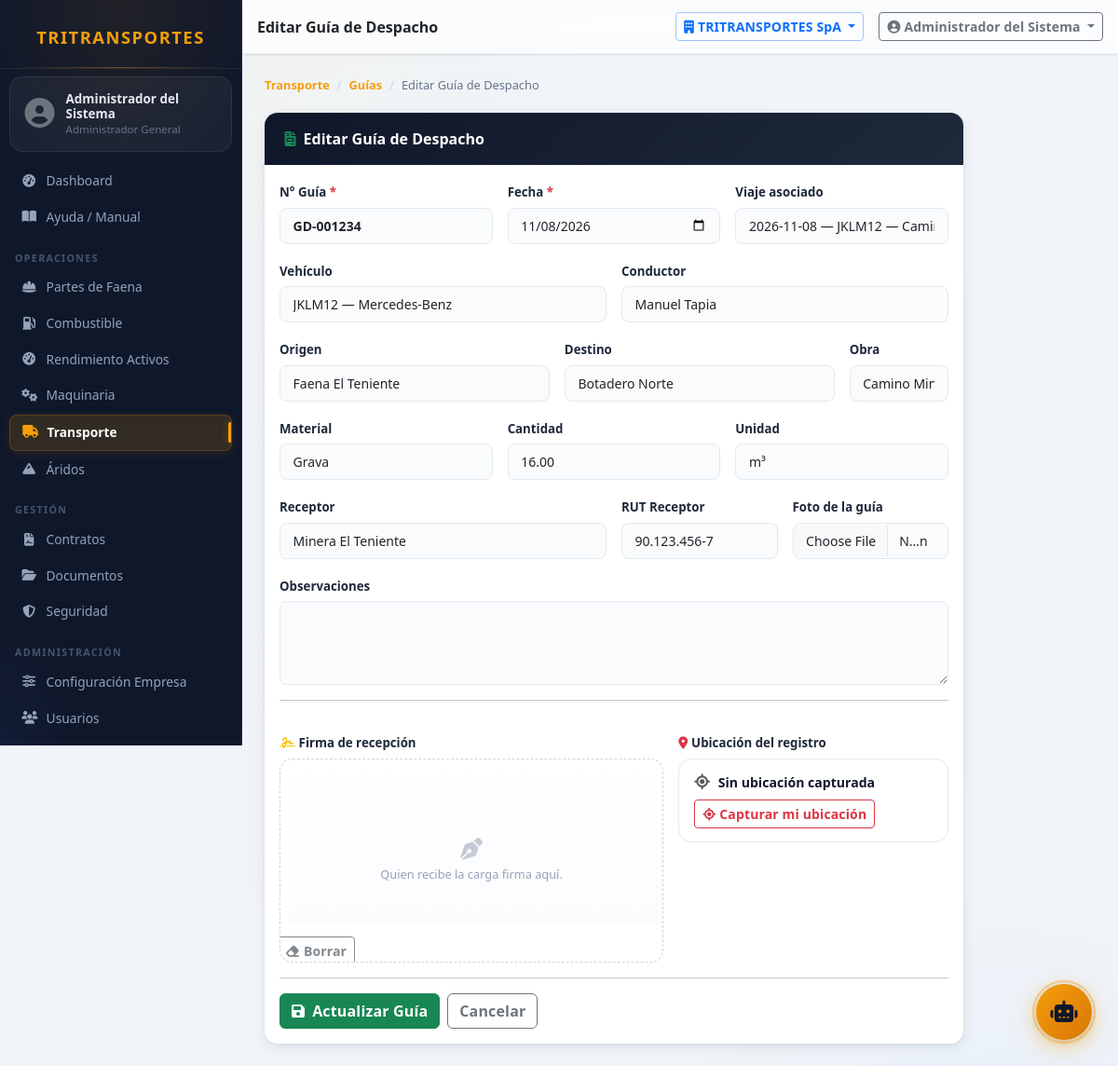
The page /modules/transporte/guia?id=1 (signed in) on the database its author committed.
### tables this page shows
CREATE TABLE IF NOT EXISTS guias_despacho (
    id              INT UNSIGNED AUTO_INCREMENT PRIMARY KEY,
    empresa_id      INT UNSIGNED NOT NULL,
    viaje_id        INT UNSIGNED,
    obra_id         INT UNSIGNED,
    numero_guia     VARCHAR(50) NOT NULL,
    fecha           DATE NOT NULL,
    vehiculo_id     INT UNSIGNED,
    conductor_id    INT UNSIGNED,
    material_id     INT UNSIGNED,
    cantidad        DECIMAL(10,2),
    unidad          VARCHAR(30),
    origen          VARCHAR(200),
    destino         VARCHAR(200),
    receptor        VARCHAR(150),
    rut_receptor    VARCHAR(12),
    observaciones   TEXT,
    foto_ruta       VARCHAR(255),
    creado_por      INT UNSIGNED,
    created_at      DATETIME NOT NULL DEFAULT CURRENT_TIMESTAMP,
    CONSTRAINT fk_guia_emp  FOREIGN KEY (empresa_id)  REFERENCES empresas(id),
    CONSTRAINT fk_guia_viaj FOREIGN KEY (viaje_id)    REFERENCES viajes(id)      ON DELETE SET NULL,
    CONSTRAINT fk_guia_obra FOREIGN KEY (obra_id)     REFERENCES obras(id)       ON DELETE SET NULL,
    CONSTRAINT fk_guia_veh  FOREIGN KEY (vehiculo_id) REFERENCES vehiculos(id)   ON DELETE SET NULL,
    CONSTRAINT fk_guia_cond FOREIGN KEY (conductor_id)REFERENCES conductores(id) ON DELETE SET NULL,
    CONSTRAINT fk_guia_mat  FOREIGN KEY (material_id) REFERENCES materiales(id)  ON DELETE SET NULL,
    CONSTRAINT fk_guia_usr  FOREIGN KEY (creado_por)  REFERENCES usuarios(id)    ON DELETE SET NULL,
    INDEX idx_guia_emp_f  (empresa_id, fecha),
    INDEX idx_guia_num    (numero_guia),
    INDEX idx_guia_obra   (obra_id)
);

CREATE TABLE IF NOT EXISTS vehiculos (
    id           INT UNSIGNED AUTO_INCREMENT PRIMARY KEY,
    empresa_id   INT UNSIGNED NOT NULL,
    patente      VARCHAR(10)  NOT NULL,
    marca        VARCHAR(60),
    modelo       VARCHAR(80),
    anio         SMALLINT UNSIGNED,
    categoria_id INT UNSIGNED,
    color        VARCHAR(40),
    odometro     INT UNSIGNED DEFAULT 0,
    activo       TINYINT(1)   NOT NULL DEFAULT 1,
    created_at   DATETIME     NOT NULL DEFAULT CURRENT_TIMESTAMP,
    updated_at   DATETIME     NOT NULL DEFAULT CURRENT_TIMESTAMP ON UPDATE CURRENT_TIMESTAMP,
    UNIQUE KEY uq_patente (empresa_id, patente),
    CONSTRAINT fk_veh_emp  FOREIGN KEY (empresa_id)   REFERENCES empresas(id),
    CONSTRAINT fk_veh_cat  FOREIGN KEY (categoria_id) REFERENCES categorias_vehiculo(id) ON DELETE SET NULL
);

CREATE TABLE IF NOT EXISTS obras (
    id          INT UNSIGNED AUTO_INCREMENT PRIMARY KEY,
    empresa_id  INT UNSIGNED NOT NULL,
    nombre      VARCHAR(150) NOT NULL,
    codigo      VARCHAR(30),
    cliente_id  INT UNSIGNED,
    descripcion TEXT,
    fecha_inicio DATE,
    fecha_termino DATE,
    estado      ENUM('activa','pausada','finalizada') NOT NULL DEFAULT 'activa',
    lat         DECIMAL(10,7),
    lng         DECIMAL(10,7),
    activo      TINYINT(1)   NOT NULL DEFAULT 1,
    created_at  DATETIME     NOT NULL DEFAULT CURRENT_TIMESTAMP,
    updated_at  DATETIME     NOT NULL DEFAULT CURRENT_TIMESTAMP ON UPDATE CURRENT_TIMESTAMP,
    CONSTRAINT fk_obra_emp FOREIGN KEY (empresa_id) REFERENCES empresas(id),
    CONSTRAINT fk_obra_cli FOREIGN KEY (cliente_id) REFERENCES clientes(id) ON DELETE SET NULL
);

CREATE TABLE IF NOT EXISTS materiales (
    id             INT UNSIGNED AUTO_INCREMENT PRIMARY KEY,
    nombre         VARCHAR(100) NOT NULL,
    unidad_medida  VARCHAR(20)  NOT NULL DEFAULT 'm3',
    activo         TINYINT(1)   NOT NULL DEFAULT 1,
    UNIQUE KEY uq_nombre (nombre)
);

### core/Helpers.php (called while the page is built, shortened)
<?php
function h(mixed $s): string {
    return htmlspecialchars((string)$s, ENT_QUOTES | ENT_HTML5, 'UTF-8');
}
function getInt(string $key, int $default = 0): int {
    return isset($_GET[$key]) ? (int)$_GET[$key] : $default;
}

### core/Auth.php (called while the page is built, shortened)
<?php
class Auth {
    public static function empresaId(): int {
        return (int)($_SESSION['empresa_id'] ?? 0);
    }
}

### core/Tenant.php (called while the page is built, shortened)
<?php
class Tenant
{
    private static bool $ocupado = false;
    private static ?array $tablasTenant = null;
    public static function tablasTenant(): array
    {
        if (self::$tablasTenant !== null) return self::$tablasTenant;
        $cache = ROOT . '/logs/.tenant_tablas.php';
        try {
            $filas = DB::all(
                "SELECT TABLE_NAME AS t FROM information_schema.COLUMNS
                 WHERE TABLE_SCHEMA = DATABASE() AND COLUMN_NAME = 'empresa_id'"
            );
            $lista = array_column($filas, 't');
        } catch (Throwable) {
            $lista = [];
        }
        return self::$tablasTenant = $lista;
    }
    public static function revisar(string $sql): ?string
    {
        $limpio = self::normalizar($sql);
        $verbo  = strtoupper(strtok(ltrim($limpio), " \t\n("));
        $tablas = self::tablasReferenciadas($limpio, $verbo);
        $sensibles = array_intersect($tablas, self::tablasTenant());
        if (!$sensibles) return null;
        if (stripos($limpio, 'empresa_id') !== false) return null;
        return 'Consulta sobre ' . implode(', ', $sensibles) . ' sin filtro empresa_id';
    }
    public static function verificar(string $sql): void
    {
        $modo = defined('TENANT_MODO') ? TENANT_MODO : 'auditar';
        if ($modo === 'off' || self::$ocupado) return;
        self::$ocupado = true;
        try {
            $motivo = self::revisar($sql);
            if ($motivo === null) return;
        } finally {
            self::$ocupado = false;
        }
    }
    public static function normalizar(string $sql): string
    {
        $sql = preg_replace('/--[^\n]*/', ' ', $sql);
        $sql = preg_replace('/\/\*.*?\*\//s', ' ', $sql);
        return trim(preg_replace('/\s+/', ' ', $sql));
    }
    public static function tablasReferenciadas(string $sql, string $verbo): array
    {
        $tablas = [];
        $cte = [];
        if (preg_match_all('/\b([a-z_][a-z0-9_]*)\s+AS\s*\(/i', $sql, $m)) {
            $cte = array_map('strtolower', $m[1]);
        }
        $patrones = [
            '/\bFROM\s+`?([a-z_][a-z0-9_]*)`?/i',
            '/\bJOIN\s+`?([a-z_][a-z0-9_]*)`?/i',
            '/\bUPDATE\s+`?([a-z_][a-z0-9_]*)`?/i',
            '/\bINSERT\s+INTO\s+`?([a-z_][a-z0-9_]*)`?/i',
        ];
        foreach ($patrones as $p) {
            if (preg_match_all($p, $sql, $m)) {
                foreach ($m[1] as $t) {
                    $t = strtolower($t);
                    $tablas[] = $t;
                }
            }
        }
        return array_values(array_unique($tablas));
    }
}

### config/database.php (called while the page is built, shortened)
<?php
class DB {
    private static ?PDO $pdo = null;
    public static function conn(): PDO {
        if (self::$pdo === null) {
            $dsn = sprintf('mysql:host=%s;port=%s;dbname=%s;charset=%s', DB_HOST, DB_PORT, DB_NAME, DB_CHARSET);
            self::$pdo = new PDO($dsn, DB_USER, DB_PASS, [
                PDO::ATTR_ERRMODE            => PDO::ERRMODE_EXCEPTION,
                PDO::ATTR_DEFAULT_FETCH_MODE => PDO::FETCH_ASSOC,
                PDO::ATTR_EMULATE_PREPARES   => false,
            ]);
        }
        return self::$pdo;
    }
    public static function run(string $sql, array $p = []): PDOStatement {
        if (class_exists('Tenant')) {
            Tenant::verificar($sql);
        }
        $stmt = self::conn()->prepare($sql);
        $stmt->execute($p);
        return $stmt;
    }
    public static function all(string $sql, array $p = []): array {
        return self::run($sql, $p)->fetchAll();
    }
    public static function one(string $sql, array $p = []): array|false {
        return self::run($sql, $p)->fetch();
    }
}

### modules/transporte/guia.php (the view, shortened to what this page needs)
<?php
$emp  = Auth::empresaId();
$id   = getInt('id');
$edit = $id > 0;
$r    = [];
if ($edit) {
    $r = DB::one("SELECT * FROM guias_despacho WHERE id=? AND empresa_id=?", [$id, $emp]);
}
$vehiculos  = DB::all("SELECT v.id, v.patente, v.marca FROM vehiculos v WHERE v.empresa_id=? AND v.activo=1 ORDER BY v.patente", [$emp]);
$conductores= DB::all("SELECT c.id, CONCAT(t.nombre,' ',t.apellido) AS nombre FROM conductores c INNER JOIN trabajadores t ON t.id=c.trabajador_id WHERE t.empresa_id=? AND c.activo=1 ORDER BY t.apellido", [$emp]);
$obras      = DB::all("SELECT id, nombre FROM obras WHERE empresa_id=? AND activo=1 ORDER BY nombre", [$emp]);
$materiales = DB::all("SELECT id, nombre FROM materiales WHERE activo=1 ORDER BY nombre", []);
$viajes     = DB::all(
    "SELECT v.id, CONCAT(v.fecha,' — ',ve.patente,' — ',o.nombre) AS label
     FROM viajes v
     LEFT JOIN vehiculos ve ON ve.id=v.vehiculo_id
     LEFT JOIN obras     o  ON o.id=v.obra_id
     WHERE v.empresa_id=? AND v.estado IN ('programado','en_ruta','completado')
     ORDER BY v.fecha DESC LIMIT 100", [$emp]);
$pageTitle = $edit ? 'Editar Guía de Despacho' : 'Nueva Guía de Despacho';
include ROOT . '/includes/header.php';
?>
<nav aria-label="breadcrumb"><ol class="breadcrumb">
    <li class="breadcrumb-item"><a href="index">Transporte</a></li>
    <li class="breadcrumb-item"><a href="guias">Guías</a></li>
    <li class="breadcrumb-item active"><?= h($pageTitle) ?></li>
</ol></nav>
<div class="card form-card" style="max-width:750px">
    <div class="card-header">
        <strong><i class="fas fa-file-invoice text-success me-2"></i><?= h($pageTitle) ?></strong>
    </div>
    <div class="card-body">
        <form method="POST" enctype="multipart/form-data" data-offline="1">
            <div class="row g-3">
                <div class="col-md-4">
                    <label class="form-label">N° Guía <span class="text-danger">*</span></label>
                    <input type="text" name="numero_guia" class="form-control fw-bold" required
                           maxlength="50" value="<?= h($r['numero_guia'] ?? '') ?>" placeholder="Ej: 000123">
                </div>
                <div class="col-md-4">
                    <label class="form-label">Fecha <span class="text-danger">*</span></label>
                    <input type="date" name="fecha" class="form-control" required value="<?= h($r['fecha'] ?? date('Y-m-d')) ?>">
                </div>
                <div class="col-md-4">
                    <label class="form-label">Viaje asociado</label>
                    <select name="viaje_id" class="form-select">
                        <?php foreach ($viajes as $v): ?>
                            <option value="<?= $v['id'] ?>" <?= ($r['viaje_id'] ?? '') == $v['id'] ? 'selected' : '' ?>>
                                <?= h($v['label']) ?>
                            </option>
                        <?php endforeach; ?>
                    </select>
                </div>
                <div class="col-md-6">
                    <label class="form-label">Vehículo</label>
                    <select name="vehiculo_id" class="form-select">
                        <?php foreach ($vehiculos as $v): ?>
                            <option value="<?= $v['id'] ?>" <?= ($r['vehiculo_id'] ?? '') == $v['id'] ? 'selected' : '' ?>>
                                <?= h($v['patente'] . ' — ' . $v['marca']) ?>
                            </option>
                        <?php endforeach; ?>
                    </select>
                </div>
                <div class="col-md-6">
                    <label class="form-label">Conductor</label>
                    <select name="conductor_id" class="form-select">
                        <?php foreach ($conductores as $c): ?>
                            <option value="<?= $c['id'] ?>" <?= ($r['conductor_id'] ?? '') == $c['id'] ? 'selected' : '' ?>>
                                <?= h($c['nombre']) ?>
                            </option>
                        <?php endforeach; ?>
                    </select>
                </div>
                <div class="col-md-5">
                    <label class="form-label">Origen</label>
                    <input type="text" name="origen" class="form-control" maxlength="200" value="<?= h($r['origen'] ?? '') ?>">
                </div>
                <div class="col-md-5">
                    <label class="form-label">Destino</label>
                    <input type="text" name="destino" class="form-control" maxlength="200" value="<?= h($r['destino'] ?? '') ?>">
                </div>
                <div class="col-md-2">
                    <label class="form-label">Obra</label>
                    <select name="obra_id" class="form-select">
                        <?php foreach ($obras as $o): ?>
                            <option value="<?= $o['id'] ?>" <?= ($r['obra_id'] ?? '') == $o['id'] ? 'selected' : '' ?>><?= h($o['nombre']) ?></option>
                        <?php endforeach; ?>
                    </select>
                </div>
                <div class="col-md-4">
                    <label class="form-label">Material</label>
                    <select name="material_id" class="form-select">
                        <?php foreach ($materiales as $m): ?>
                            <option value="<?= $m['id'] ?>" <?= ($r['material_id'] ?? '') == $m['id'] ? 'selected' : '' ?>>
                                <?= h($m['nombre']) ?>
                            </option>
                        <?php endforeach; ?>
                    </select>
                </div>
                <div class="col-md-4">
                    <label class="form-label">Cantidad</label>
                    <input type="number" name="cantidad" class="form-control" min="0" step="0.01"
                           value="<?= h($r['cantidad'] ?? '') ?>">
                </div>
                <div class="col-md-4">
                    <label class="form-label">Unidad</label>
                    <select name="unidad" class="form-select">
                        <?php foreach (['' => '—', 'ton' => 'Toneladas', 'm3' => 'm³', 'unidad' => 'Unidades', 'viaje' => 'Viaje'] as $v => $l): ?>
                            <option value="<?= $v ?>" <?= ($r['unidad'] ?? '') === $v ? 'selected' : '' ?>><?= $l ?></option>
                        <?php endforeach; ?>
                    </select>
                </div>
                <div class="col-md-6">
                    <label class="form-label">Receptor</label>
                    <input type="text" name="receptor" class="form-control" maxlength="150" value="<?= h($r['receptor'] ?? '') ?>">
                </div>
                <div class="col-md-3">
                    <label class="form-label">RUT Receptor</label>
                    <input type="text" name="rut_receptor" class="form-control" maxlength="12"
                           value="<?= h($r['rut_receptor'] ?? '') ?>" placeholder="12.345.678-9">
                </div>
                <div class="col-md-3">
                    <label class="form-label">Foto de la guía</label>
                    <input type="file" name="foto" class="form-control" accept="image/*" capture="environment">
                </div>
                <div class="col-12">
                    <label class="form-label">Observaciones</label>
                    <textarea name="observaciones" class="form-control" rows="2" maxlength="500"><?= h($r['observaciones'] ?? '') ?></textarea>
                </div>
            </div>
            <hr class="my-3">
            <?php
                include ROOT . '/includes/firma_gps.php';
            ?>
            <hr class="my-3">
            <div class="d-flex gap-2 form-acciones">
                <button type="submit" class="btn btn-success">
                    <i class="fas fa-save me-2"></i><?= $edit ? 'Actualizar Guía' : 'Registrar Guía' ?>
                </button>
                <a href="guias" class="btn btn-outline-secondary">Cancelar</a>
            </div>
        </form>
    </div>
</div>
<?php include ROOT . '/includes/footer.php'; ?>

### rows shown on the page
guias_despacho: numero_guia "GD-001234", fecha "11/08/2026", viaje_id "2026-11-08 — JKLM12 — Camino Minero El Teniente", vehiculo_id "JKLM12 — Mercedes-Benz", conductor_id "Manuel Tapia", origen "Faena El Teniente", destino "Botadero Norte", obra_id "Camino Minero El Teniente", material_id "Grava", cantidad "16.00", unidad "m³", receptor "Minera El Teniente", rut_receptor "90.123.456-7"

### other values the page prints
Auth::user()['nombre'] "Administrador del Sistema"
Auth::rolNombre() "Administrador General"
$label "Dashboard Ayuda / Manual Partes de Faena Combustible Rendimiento Activos Maquinaria Transporte Áridos Contratos Documentos Seguridad Configuración Empresa Usuarios"
$label "OPERACIONES GESTIÓN ADMINISTRACIÓN"
$pageTitle "Editar Guía de Despacho"
$empActiva "TRITRANSPORTES SpA"
$firmaLabel "Firma de recepción"
